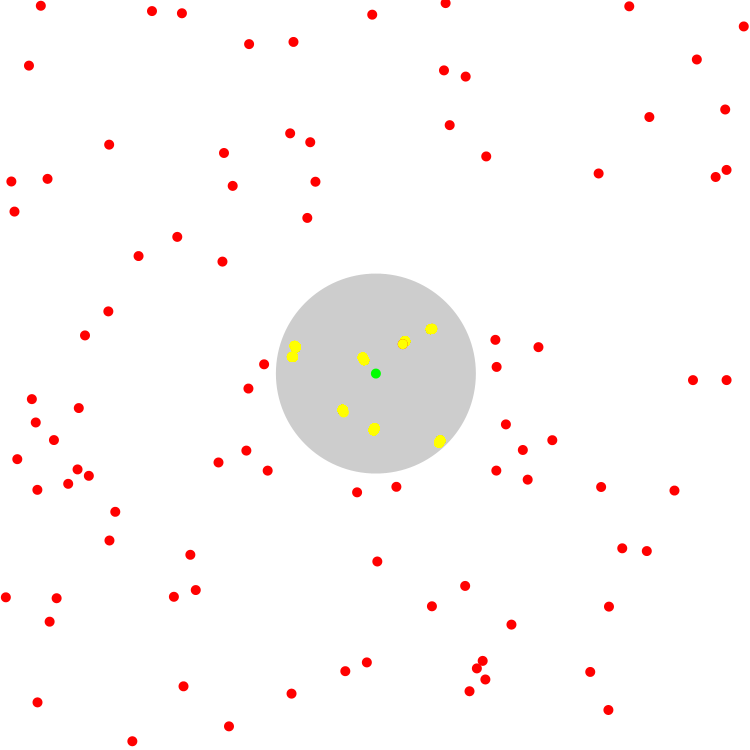
Frame 1 (no input)
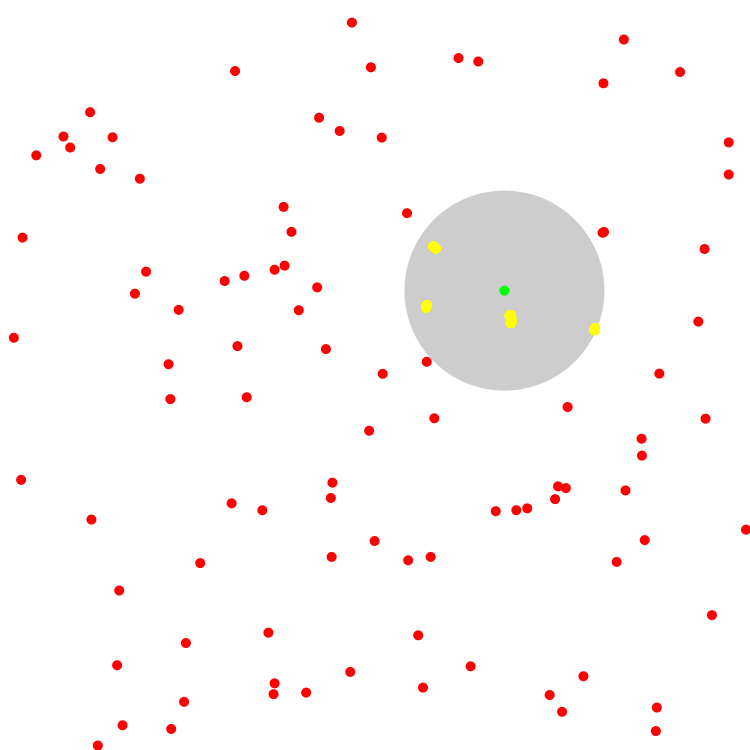
Frame 60 (the mouse pressed at the canvas centre just before this capture)
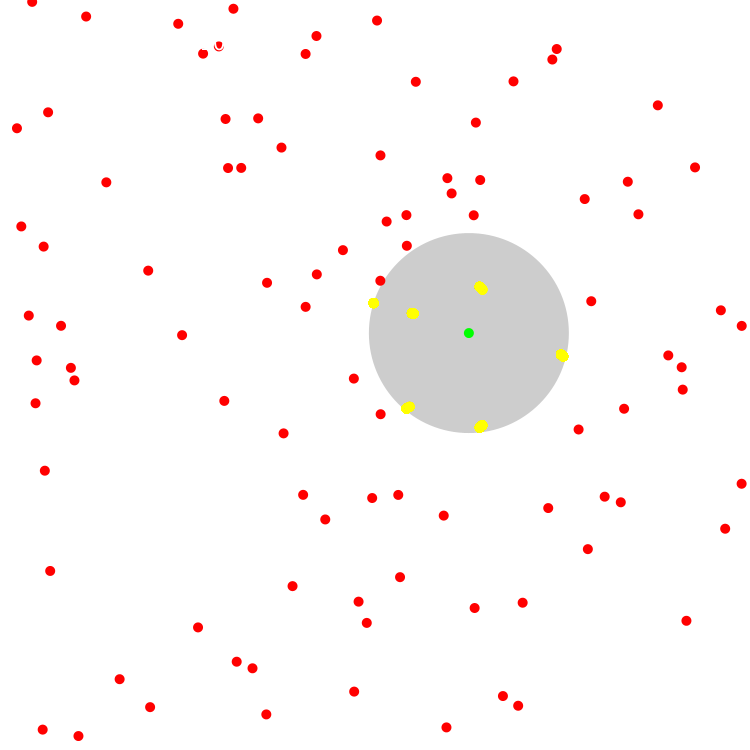
Frame 120 (the mouse held since frame 60 and released just before this capture)

The Processing sketch that drew these frames (run headless with seeded random() and noise(); from frame 60 on, the mouse is pressed at the canvas centre):

// Processing sketch: boid_single
// ── boid_single.pde

ArrayList<Boid> boids = new ArrayList<Boid>();    // list of fires

class Boid {
  vec2  pos   = new vec2();
  vec2  vel   = new vec2();
  vec2  acc   = new vec2();
  int   boid_num;
  float max_speed;
  float size;
  float detect_r;

  Boid(float x, float y) {
    pos.set(x, y);
    vel.set(random(-3,3), random(-3,3));
    acc.set(0, 0);

    boid_num  = boids.size();
    max_speed = 3;
    size      = 10;
    detect_r  = 200;
  }

  // update position of the boid
  void edge_detect() {
    pos = add(pos, vel);
    vel = add(vel, acc);
    if (pos.x > w) pos.x = 0;
    if (pos.x < 0) pos.x = w;
    if (pos.y > h) pos.y = 0;
    if (pos.y < 0) pos.y = w;
  }



  void display() {
    pushMatrix();
    noStroke();
    fill(color(255,0,0));
    circle(pos.x, pos.y, size);
    popMatrix();
  }

  void display_detect() {
    pushMatrix();
    noStroke();
    fill(color(255,255,0));
    circle(pos.x, pos.y, size);
    popMatrix();
  }

  void display_main() {
    pushMatrix();
    noStroke();
    fill(color(0,0,0,50));
    circle(pos.x, pos.y, detect_r);
    fill(color(0,255,0));
    circle(pos.x, pos.y, size);
    popMatrix();
  }
}


void range_detect() {
  Boid base = boids.get(0);
  for (Boid b : boids) {
    if (b.boid_num != 0) {
      if (dist(b.pos, base.pos) < base.detect_r / 2.0) {
        b.display_detect();
      }
    }
  }
}

// a is the base.
boolean inRange(Boid a, Boid b) {
  return dist(b.pos, a.pos) < a.detect_r / 2.0;
}


// BOIDS
vec2 calculate_boid(Boid base) {
  vec2 cohesion   = new vec2();
  vec2 alignment  = new vec2();
  vec2 separation = new vec2();
  vec2 final_vel  = new vec2();

  for (Boid b : boids) {
    // base case
    if (b.boid_num != base.boid_num) {
      // inside the range
      cohesion = add(cohesion, b.pos);    // cohesion
      alignment  = add(alignment, b.vel);
      if (inRange(base, b)) {
        vec2 temp = subtract(b.pos, base.pos);
        separation = subtract(separation, temp);
      }
    }
  }
  cohesion = divide(cohesion, boids.size()-1);
  cohesion = subtract(cohesion, base.pos);
  cohesion = divide(cohesion, 100);

  alignment = divide(alignment, boids.size()-1);
  alignment = subtract(cohesion, base.vel);
  alignment = divide(alignment, 8);

  separation = divide(separation, 100);
  separation.print();

  final_vel.x = cohesion.x + alignment.x + separation.x;
  final_vel.y = cohesion.y + alignment.y + separation.y;

  return final_vel;
}

void update() {
  // for (int i = 0; i < boids.size(); i++) {
    Boid base = boids.get(0);
    vec2 final_vel = calculate_boid(base);

    base.vel = add(base.vel, final_vel);
    if (base.vel.dist() > base.max_speed) {
      base.vel = multiply(divide(base.vel, base.vel.dist()), base.max_speed);
    }
    base.pos = add(base.pos, base.vel);

}

// ── init.pde

int w = 750;
int h = 750;
String s = "";
boolean boid_on = true;



void settings() {
  size(750, 750);
}

void setup() {
  background(color(255,255,255));
  surface.setTitle("boid");
  init();
}

void init() {
  boids.clear();

  for (int i = 0; i < 100; i ++) {
    Boid a;
    if (i == 0) {
      a = new Boid(w/2, h/2);
    } else {
      a = new Boid(random(0, w), random(0, h));
    }
    boids.add(a);
  }
}


void mousePressed() {
  Boid a = new Boid(mouseX, mouseY);
  boids.add(a);
}


void keyPressed() {
  if (keyCode == 'O') {
    boid_on = !boid_on;
  }
  if (keyCode == 'R') {
    init();
  }
}


void draw() {
  background(color(255,255,255));
  surface.setTitle(str(frameRate));

  for (int i = 0; i < boids.size(); i ++) {
    boids.get(i).edge_detect();
    if (i == 0) boids.get(i).display_main();
    else boids.get(i).display();
    range_detect();
  }

  if (boid_on) update();



  pushMatrix();
  fill(color(255));
  textSize(25);
  s = "Number of boids: " + str(boids.size());
  text(s, 15, 50);
  popMatrix();

}

// ── vector.pde

class vec2 {
  float x, y;

  // Constructor
  vec2() {
    x = 0.0;
    y = 0.0;
  }

  vec2(float x_, float y_) {
    x = x_;
    y = y_;
  }

  vec2 get() {
    return new vec2(x,y);
  }

  void set(float x_, float y_) {
    x = x_;
    y = y_;
  }

  float dist() {
    return sqrt(x*x + y*y);
  }

  void normalize() {
    float division = sqrt(pow(x,2) + pow(y,2));
    x = x / division;
    y = y / division;
  }

  void print() {
    println("(" + str(x) + ", " + str(y) + ")");
  }


}


vec2 add(vec2 a, vec2 b) {
  vec2 vec = new vec2();
  vec.x = a.x + b.x;
  vec.y = a.y + b.y;

  return vec;
}

vec2 subtract(vec2 a, vec2 b) {
  vec2 vec = new vec2();
  vec.x = a.x - b.x;
  vec.y = a.y - b.y;

  return vec;
}

vec2 multiply(vec2 a, vec2 b) {
  vec2 vec = new vec2();
  vec.x = a.x * b.x;
  vec.y = a.y * b.y;

  return vec;
}

vec2 multiply(vec2 a, float b) {
  a.x = a.x * b;
  a.y = a.y * b;
  return a;
}

vec2 divide(vec2 a, vec2 b) {
  vec2 vec = new vec2();
  vec.x = a.x / b.x;
  vec.y = a.y / b.y;

  return vec;
}


vec2 divide(vec2 a, float b) {
  a.x = a.x / b;
  a.y = a.y / b;
  return a;
}

float dist(vec2 a, vec2 b) {
  return sqrt(pow(b.x - a.x,2) + pow(b.y - a.y, 2));
}

// vec3 cross (vec3 v1, vec3 v2) {
//     vec3 vec = new vec3();
//     vec.x = v1.y * v2.z - v1.z * v2.y;
//     vec.y = -(v1.x * v2.z - v1.z * v2.x);
//     vec.z = v1.x * v2.y - v1.y * v2.x;
//
//     return vec;
// }
//
// float dot(vec3 a, vec3 b) {
//   return a.x*b.x + a.y*b.y + a.z*b.z;
// }
